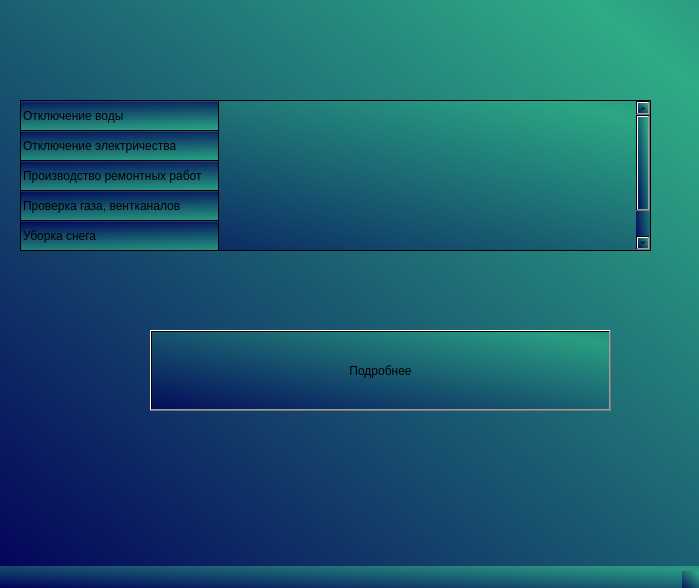
<?xml version="1.0" encoding="UTF-8"?>
<ui version="4.0">
 <class>notifications</class>
 <widget class="QMainWindow" name="notifications">
  <property name="geometry">
   <rect>
    <x>0</x>
    <y>0</y>
    <width>699</width>
    <height>588</height>
   </rect>
  </property>
  <property name="windowTitle">
   <string>MainWindow</string>
  </property>
  <property name="styleSheet">
   <string notr="true">background-color: qlineargradient(spread:reflect, x1:0, y1:1, x2:0.920455, y2:0.085, stop:0 rgba(0, 0, 88, 190), stop:1 rgba(43, 170, 132, 190));</string>
  </property>
  <widget class="QWidget" name="centralwidget">
   <widget class="QTableWidget" name="report">
    <property name="geometry">
     <rect>
      <x>20</x>
      <y>100</y>
      <width>631</width>
      <height>151</height>
     </rect>
    </property>
    <property name="font">
     <font>
      <pointsize>12</pointsize>
     </font>
    </property>
    <property name="acceptDrops">
     <bool>false</bool>
    </property>
    <property name="autoFillBackground">
     <bool>false</bool>
    </property>
    <attribute name="horizontalHeaderVisible">
     <bool>true</bool>
    </attribute>
    <attribute name="horizontalHeaderCascadingSectionResizes">
     <bool>false</bool>
    </attribute>
    <attribute name="horizontalHeaderDefaultSectionSize">
     <number>100</number>
    </attribute>
    <attribute name="horizontalHeaderHighlightSections">
     <bool>true</bool>
    </attribute>
    <attribute name="horizontalHeaderShowSortIndicator" stdset="0">
     <bool>false</bool>
    </attribute>
    <attribute name="horizontalHeaderStretchLastSection">
     <bool>true</bool>
    </attribute>
    <attribute name="verticalHeaderCascadingSectionResizes">
     <bool>true</bool>
    </attribute>
    <attribute name="verticalHeaderShowSortIndicator" stdset="0">
     <bool>false</bool>
    </attribute>
    <attribute name="verticalHeaderStretchLastSection">
     <bool>false</bool>
    </attribute>
    <row>
     <property name="text">
      <string>Отключение воды</string>
     </property>
    </row>
    <row>
     <property name="text">
      <string>Отключение электричества</string>
     </property>
    </row>
    <row>
     <property name="text">
      <string>Производство ремонтных работ</string>
     </property>
    </row>
    <row>
     <property name="text">
      <string>Проверка газа, вентканалов</string>
     </property>
    </row>
    <row>
     <property name="text">
      <string>Уборка снега</string>
     </property>
    </row>
   </widget>
   <widget class="QPushButton" name="details">
    <property name="geometry">
     <rect>
      <x>150</x>
      <y>330</y>
      <width>461</width>
      <height>81</height>
     </rect>
    </property>
    <property name="text">
     <string>Подробнее</string>
    </property>
   </widget>
  </widget>
  <widget class="QMenuBar" name="menubar">
   <property name="geometry">
    <rect>
     <x>0</x>
     <y>0</y>
     <width>699</width>
     <height>21</height>
    </rect>
   </property>
  </widget>
  <widget class="QStatusBar" name="statusbar"/>
 </widget>
 <resources/>
 <connections/>
</ui>
